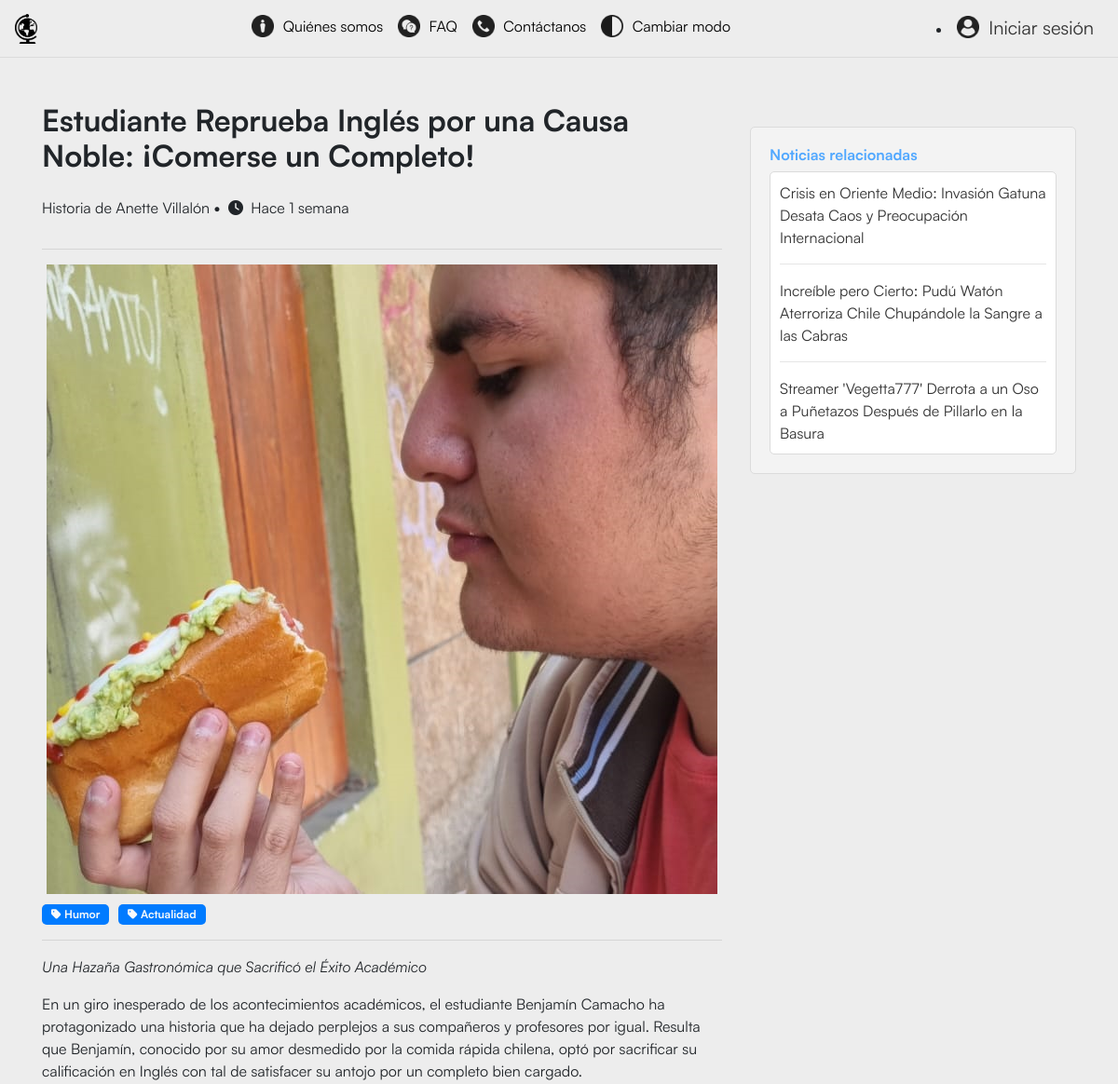
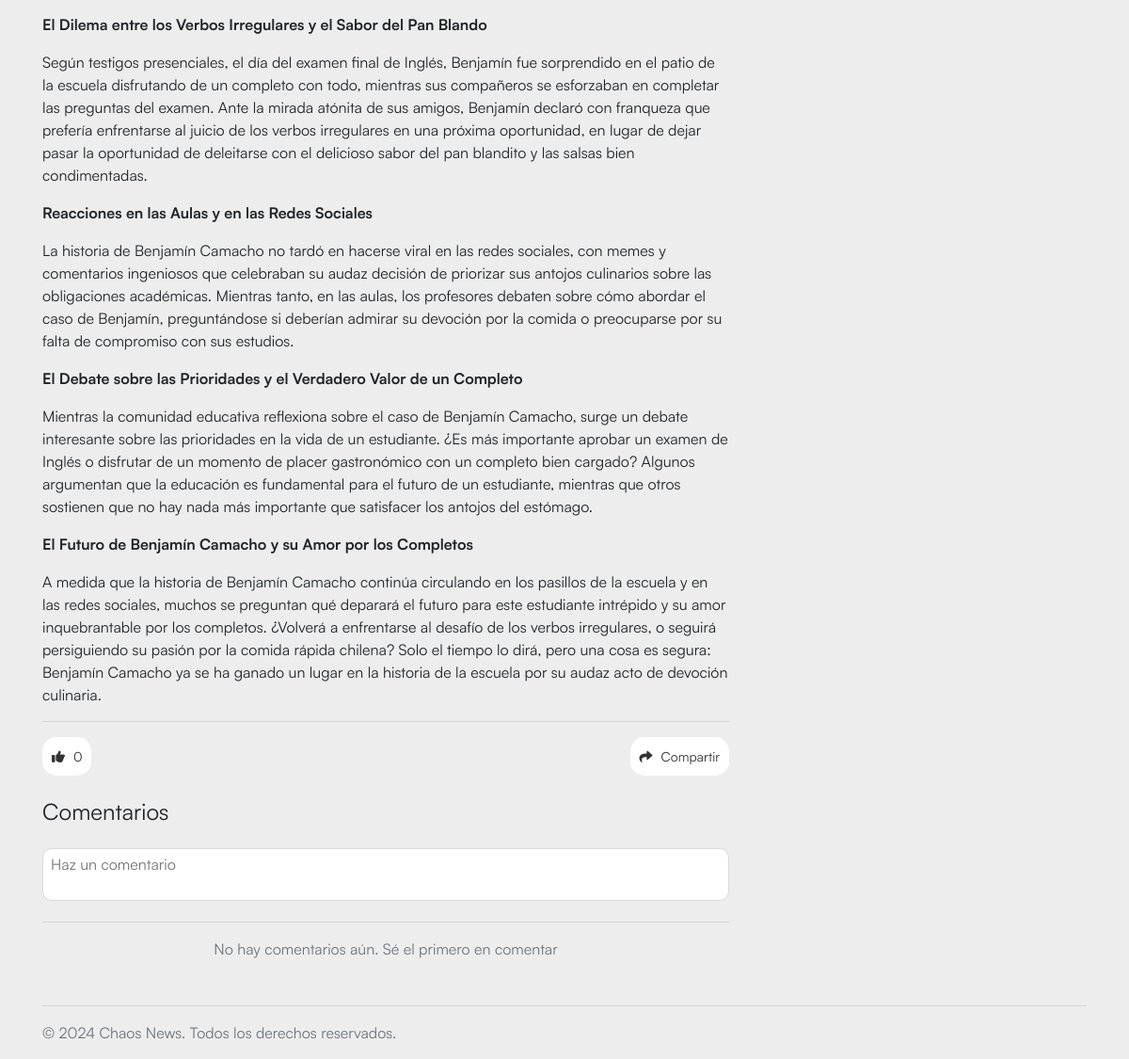
/appchaosnews/noticia/52/, run on the app's committed database (2 pictures, top to bottom).
### appchaosnews/models.py (models this page shows, shortened)
class Noticia(models.Model):
    id = models.AutoField(primary_key=True)
    titulo = models.CharField(max_length=200)
    contenido = CKEditor5Field('contenido', config_name='extends')  # Cambiado a RichTextField
    imagen = models.ImageField(upload_to='images/')
    fecha_subida = models.DateTimeField(auto_now_add=True)
    autor = models.ForeignKey(User, on_delete=models.CASCADE)
    etiquetas = models.ManyToManyField(Etiqueta)
    en_carrusel = models.BooleanField(default=False)

class Etiqueta(models.Model):
    nombre = models.CharField(max_length=50)
    def __str__(self):
        return self.nombre

### appchaosnews/views.py (the view)
# urls.py: path('noticia/<int:noticia_id>/', views.detalle_noticia, name='detalle_noticia'),
def detalle_noticia(request, noticia_id):
    noticia = get_object_or_404(Noticia, pk=noticia_id)
    etiquetas = noticia.etiquetas.all()
    noticias_relacionadas = Noticia.objects.filter(etiquetas__in=etiquetas).exclude(id=noticia_id).distinct()
    if noticias_relacionadas.count() > 3:
        noticias_relacionadas = sample(list(noticias_relacionadas), 3)
    comentarios = noticia.comentarios.all().order_by('-fecha')
    context = {
        'noticia': noticia,
        'noticias_relacionadas': noticias_relacionadas,
        'comentarios': comentarios
    }
    return render(request, 'appchaosnews/detalle_noticia.html', context)

### appchaosnews/templates/appchaosnews/detalle_noticia.html (shortened to what this page needs)
{% load static %}
{% load custom_filters %}
<!DOCTYPE html>
<html lang="es" >
<head>
  <link href="https://stackpath.bootstrapcdn.com/bootstrap/4.5.2/css/bootstrap.min.css" rel="stylesheet">
  <link href="https://cdnjs.cloudflare.com/ajax/libs/font-awesome/6.0.0-beta3/css/all.min.css" rel="stylesheet">
  <link rel="stylesheet" type="text/css" href="{% static 'styles.css' %}">
  <link href="{% static 'django_ckeditor_5/dist/styles.css' %}" type="text/css" media="all" rel="stylesheet">
</head>
<body class="light-mode">
<nav class="navbar navbar-expand-lg navbar">
  <a class="navbar-brand" href="{% url 'index' %}">
      <img class="logo" src="{% static 'images/Chaos News-logo.png' %}" alt="">
  </a>
  <div class="collapse navbar-collapse" id="navbarSupportedContent">
      <ul class="navbar-nav m-auto">
          <li class="nav-item">
              <a class="nav-link" href="{% url 'quienes_somos' %}">
                  <img src="{% static 'images/about-us-icon.png' %}" class="icon about-us-icon" alt=""> Quiénes somos
              </a>
          </li>
          <li class="nav-item">
              <a class="nav-link" href="{% url 'FAQ' %}">
                  <img src="{% static 'images/FAQ-icon.png' %}" class="icon faq-icon" alt=""> FAQ
              </a>
          </li>
          <li class="nav-item">
              <a class="nav-link" id="contacto" data-toggle="modal" data-target="#contactoModal">
                  <img src="{% static 'images/contact-us-icon.png' %}" class="icon contact-us-icon" alt=""> Contáctanos
              </a>
          </li>
          <li class="nav-item">
              <a class="nav-link" id="modoBtn" href="#">
                <img src="{% static 'images/dark-theme-icon.png' %}" class="icon dark-mode-icon" alt=""> Cambiar modo
            </a>
          </li>
      </ul>
    {% if user.is_authenticated %}
          <div class="nav-item dropdown">
              <a class="navbar-brand" href="#" id="accountDropdown" role="button" data-toggle="dropdown" aria-haspopup="true" aria-expanded="false">
                <img src="{{ user.userprofile.profile_picture.url }}" class="icon profile-icon" alt="">
                <span class="d-md-none" style="font-size: 16px;">{{ user.first_name|add:" "|add:user.last_name }}</span>
              </a>
              <div class="dropdown-menu dropdown-bg dropdown-menu-right" aria-labelledby="accountDropdown">
                {% if perms.appchaosnews.add_noticia %}
                  <a class="dropdown-item" href="{% url 'subir_noticia' %}">Subir Noticia</a>
                {% endif %}
                  <a class="dropdown-item" href="{% url 'logout' %}">Cerrar sesión</a>
              </div>
          </div>
          {% else %}
          <li class="nav-item">
              <a class="navbar-brand" id="loginBtn" href="{% url 'login' %}">
                  <img src="{% static 'images/login-icon.png' %}" class="icon login-icon" alt=""> Iniciar sesión
              </a>
          </li>
          {% endif %}
    </div>
</nav>
<div class="container mt-4">
  <div class="row justify-content-left ">
    <div class="col-lg-8">
      <h2 class="mb-4 mt-4 title-text">{{ noticia.titulo }}</h2>
      <div style="display: inline;">
        <p style="top: 0; display: inline-block; margin-right: 10px;">
            Historia de {{ noticia.autor.first_name }} {{ noticia.autor.last_name }} <b>•</b>
            <span class="" title="{{ noticia.fecha_subida|date:'j N, Y H:i' }}">
              <i class="fas fa-clock mr-1 ml-1"></i> {{ noticia.fecha_subida|human_readable_time }}
            </span>
        </p>
    </div>
      <hr class="hrxd">
      <div class="text-center mb-2">
        <img src="{{ noticia.imagen.url }}" class="img-fluid" alt="{{ noticia.titulo }}">
      </div>
      <div class="mb-3">
        {% for etiqueta in noticia.etiquetas.all %}
        <span class="badge badge-modern badge-tag text-light">
          <i class="fas fa-tag"></i> {{ etiqueta }}
        </span>
        {% endfor %}
        <hr class="hrxd">
      </div>
      <div class="ck ck-content">
        {{ noticia.contenido|safe}}
    </div>
      <hr class="hrxd">
      <div class="d-flex justify-content-between">
        <div class="d-flex">
          <button class="btn btn-sm btn-tr mr-2" id="like-button" data-url="{% url 'like_noticia' noticia.id %}">
            <i class="fas fa-thumbs-up"></i>  <span id="likes-count">{{ noticia.likes.count }}</span>
        </button>
        </div>
        <div class="d-flex">
            <button class="btn btn-sm btn-tr">
              <i class="fas fa-share"></i> Compartir
            </button>
        </div>
      </div>
{% block content %}
<div id="comment-section" class="mt-4">
  <h4 class="mb-4">Comentarios</h4>
  <form id="comment-form" method="post" action="{% url 'comentar_noticia' noticia.id %}">
    <div class="form-group mb-3">
      <div class="comment-input-wrapper">
        <textarea name="contenido" class="comment-area" id="comment-area" placeholder="Haz un comentario" rows="4" required></textarea>
      </div>
    </div>
  </form>
  <hr class="hrxd">
  <div id="comments" class="comments">
    {% if comentarios.count == 0 %}
      <p class="text-muted text-center">No hay comentarios aún. Sé el primero en comentar</p>
    {% else %}
      {% for comentario in comentarios %}
        {% if not comentario.parent %}
          {% include "appchaosnews/comment.html" with comment=comentario %}
        {% endif %}
      {% endfor %}
    {% endif %}
  </div>
</div>
{% endblock %}
    </div>
{% if noticias_relacionadas %}
<div class="col-lg-4">
    <div class="other-news">
        <h6>Noticias relacionadas</h6>
        <div class="other-news-insidediv">
            {% for noticia_relacionada in noticias_relacionadas|slice:":3" %}
                <a href="{% url 'detalle_noticia' noticia_relacionada.id %}">{{ noticia_relacionada.titulo }}</a>
                {% if noticias_relacionadas|length > 1 and not forloop.last %}
                    <hr class="hrxd">
                {% endif %}
            {% endfor %}
        </div>
    </div>
</div>
{% endif %}
  </div>
</div>
<footer class="footer mt-auto py-3">
    <div class="container">
        <hr class="hrxd">
      <span class="text-muted">© 2024 Chaos News. Todos los derechos reservados.</span>
    </div>
  </footer>
</body>
</html>

### data on the page
Noticia: titulo "Estudiante Reprueba Inglés por una Causa Noble: ¡Comerse un Completo!", autor.first_name "Anette", autor.last_name "Villalón", fecha_subida|human_readable_time "Hace 1 semana", imagen (picture), contenido "Una Hazaña Gastronómica que Sacrificó el Éxito Académico En un giro inesperado de los acontecimientos académicos, el estudiante Benjamín Camacho ha protagonizado una historia que ha dejado perplejos a sus compañeros y profesores por igual. Resulta que Benjamín, conocido por su amor desmedido por la comida rápida chilena, optó por sacrificar su calificación en Inglés con tal de satisfacer su antojo por un completo bien cargado. El Dilema entre los Verbos Irregulares y el Sabor del Pan Blando Según testigos presenciales, el día del examen final de Inglés, Benjamín fue sorprendido en el patio de la escuela disfrutando de un completo con todo, mientras sus compañeros se esforzaban en completar…", likes.count "0"
Etiqueta: nombre "Humor"
Etiqueta: nombre "Actualidad"
Noticia: titulo "Crisis en Oriente Medio: Invasión Gatuna Desata Caos y Preocupación Internacional"
Noticia: titulo "Increíble pero Cierto: Pudú Watón Aterroriza Chile Chupándole la Sangre a las Cabras"
Noticia: titulo "Streamer 'Vegetta777' Derrota a un Oso a Puñetazos Después de Pillarlo en la Basura"
